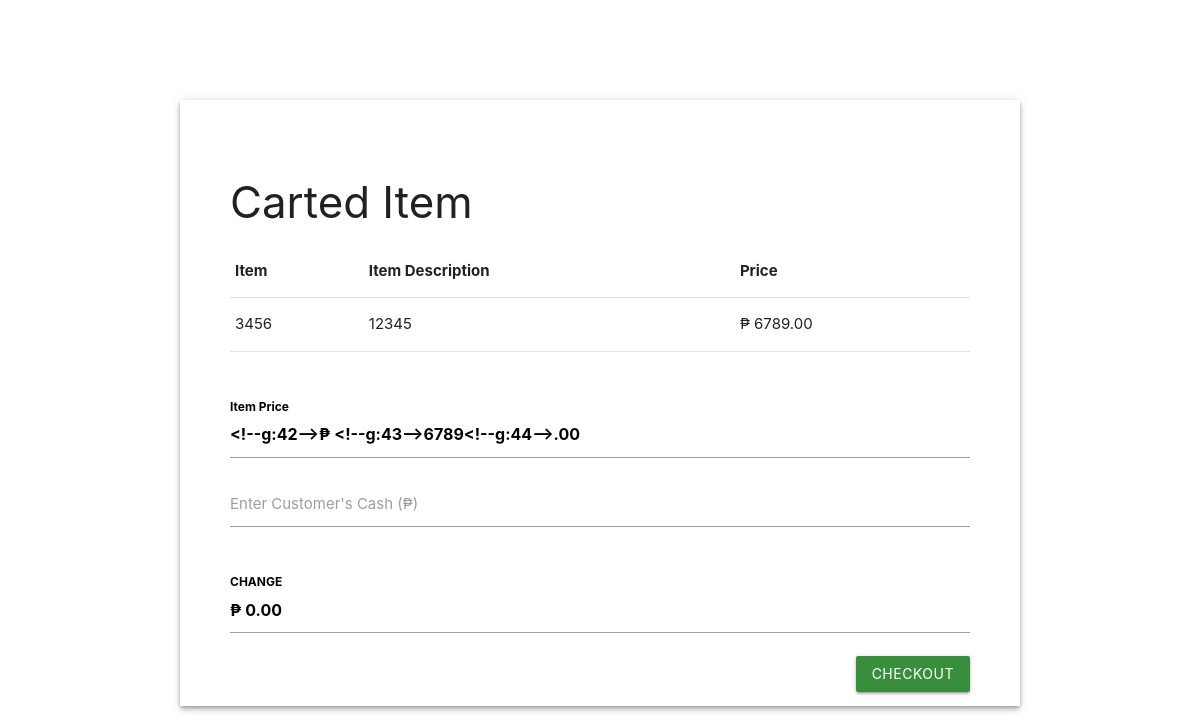
/checkout.php?id=57, run on the app's committed database.
### tables this page shows
CREATE TABLE `inventory` (
  `id` int(255) NOT NULL,
  `item` varchar(50) NOT NULL,
  `itemdescription` varchar(255) NOT NULL,
  `originalprice` varchar(255) NOT NULL,
  `sellingprice` varchar(255) NOT NULL,
  `profiteach` varchar(255) NOT NULL
);

### checkout.php (the view, shortened to what this page needs)
<!DOCTYPE html>
<html lang="en">
<head>
     <link rel='stylesheet' href='https://cdnjs.cloudflare.com/ajax/libs/materialize/1.0.0/css/materialize.min.css'>
</head>
<body>
<?php
            $servername = "localhost";
            $username = "root";
            $password = "";
            $database_name = "greenwich_db";
            $conn = mysqli_connect($servername, $username, $password, $database_name);
            if(isset($_GET['id'])){
                $id=$_GET['id'];
                $sql = "SELECT * FROM inventory WHERE id = '$id'";
                $result = $conn->query($sql);
                while($row = $result->fetch_assoc()) {
                echo "<div class='container z-depth-2' style='margin-top:100px;margin-bottom:100px;'>
                <form action='checkout.php' method='POST' style='padding:50px;'>
                <h3>Carted Item</h3>
                <table id='priceTable'>
                    <thead>
                        <tr >
                            <th>Item</th>
                            <th>Item Description</th>
                            <th>Price</th>
                        </tr>
                    </thead>
                    <tbody>
                        <tr>
                            <td>". $row["item"] . "</td>
                            <td>". $row["itemdescription"] . "</td>
                            <td>&#8369; ". $row["sellingprice"] . ".00</td>
                        </tr>
                    </tbody>
                </table><br><br>
                <div class='input-field'>
                        <input style='color: black;font-weight:bolder;' type='text' id='priceinput' name='itemprice' onkeyup='sum();' readonly>
                        <label for='itemprice' style='color: black;font-weight:bolder;'>Item Price</label>
                    </div>
                    <div class='input-field'>
                        <input type='text' id='cash' name='cash' onkeyup='sum();'>
                        <label for='cash'>Enter Customer's Cash (&#8369;)</label>
                    </div><br>
                        <div class='input-field'>
                            <input style='color: black;font-weight:bolder;' value='&#8369; 0.00' type='text' id='change' name='custchange' placeholder='' readonly>
                            <label style='color: black;font-weight:bolder;' id='list'>CHANGE</label>
                        </div>
                        <input type='submit' value='CHECKOUT' name='pay'  class='btn green darken-2 right'>
                    </form></div>";
                }
        }
        ?>
</body>
</html>

### data on the page
inventory: item "3456", itemdescription "12345", sellingprice "6789"
